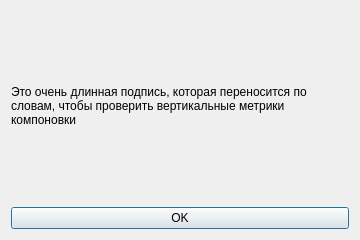
<?xml version="1.0" encoding="UTF-8"?>
<ui version="4.0"><class>Dialog</class><widget class="QDialog" name="Dialog"><property name="geometry"><rect><x>0</x><y>0</y><width>360</width><height>240</height></rect></property><property name="windowTitle"><string>#079 text/164_very_long_wrapping</string></property><layout class="QVBoxLayout" name="verticalLayout"><property name="leftMargin"><number>11</number></property><property name="topMargin"><number>11</number></property><property name="rightMargin"><number>11</number></property><property name="bottomMargin"><number>11</number></property><property name="spacing"><number>6</number></property><item><widget class="QLabel" name="l1"><property name="text"><string>Это очень длинная подпись, которая переносится по словам, чтобы проверить вертикальные метрики компоновки</string></property><property name="wordWrap"><bool>true</bool></property></widget></item><item><widget class="QPushButton" name="b1"><property name="text"><string>OK</string></property></widget></item></layout></widget></ui>
